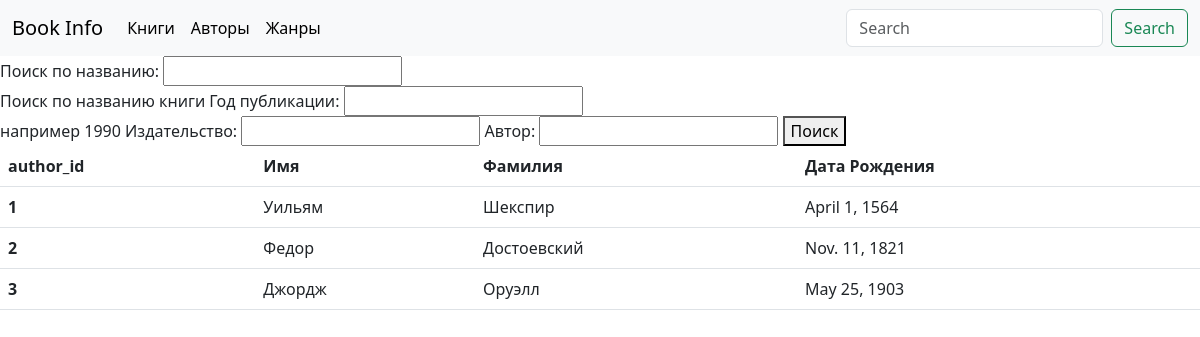
/search_author/, run on the app's committed database.
### book/models.py (models this page shows)
class Author(models.Model):
    author_id = models.AutoField(primary_key=True)
    name = models.CharField('Имя', max_length=255)
    surname = models.CharField('Фамилия', max_length=255)
    date_birth = models.DateField('Дата рождения', blank=True, null=True)
    slug = models.SlugField(max_length=255, unique=True, null=False, blank=False)
    def __str__(self):
        return (self.name + ' ' + self.surname)

### book/views.py (the view)
# urls.py: path('search_author/', views.SearchAuthor.as_view(), name='search_author'),
class SearchAuthor(TitleMixin, ListView):
    model = models.Author
    template_name = 'book/search_author.html'
    title = 'Список авторов'
    def get_queryset(self):
        title = self.request.GET.get('title')
        qs = models.Author.objects.all()
        if title:
            return qs.filter(title__icontains=title)
        print("Title:", title)
        return qs
    def get_context_data(self, **kwargs):
        context = super().get_context_data(**kwargs)
        context['form'] = forms.BookSearch(self.request.GET or None)
        print(context)
        return context

### book/forms.py (shortened to what this page needs)
class BookSearch(forms.Form):
    title = forms.CharField(label='Поиск по названию', required=False, help_text='Поиск по названию книги')
    year_publishing = forms.IntegerField(label='Год публикации', min_value= 0, required=False,  help_text='например 1990')
    publishing_house = forms.CharField(label='Издательство', required=False)
    author = forms.CharField(label='Автор', required=False)

### book/views.py (called while the page is built)
    def get_title(self):
        return self.title

    def get_context_data(self, **kwargs):
        context = super().get_context_data(**kwargs)
        context['title'] = self.get_title()
        return context

### book/templates/book/search_author.html (shortened to what this page needs)
{% extends 'book/base.html'%}
{% block content %}
    <form method="GET">
    {{ form }}
    <button type="submit">Поиск</button>
  </form>
 <table class="table">
  <thead>
    <tr>
      <th scope="col">author_id</th>
      <th scope="col">Имя</th>
      <th scope="col">Фамилия</th>
      <th scope="col">Дата Рождения</th>
    </tr>
  </thead>
  <tbody>
  {% for author in author_list %}
  <tr>
  <th scope="row">{{ author.author_id }}</th>
      <td>{{author.name}}</td>
      <td>{{author.surname}}</td>
      <td>{{author.date_birth}}</td>
    </tr>
  {% endfor %}
  </tbody>
</table>
  </body>
{% endblock %}

### data on the page
Author: author_id "1", name "Уильям", surname "Шекспир", date_birth "April 1, 1564"
Author: author_id "2", name "Федор", surname "Достоевский", date_birth "Nov. 11, 1821"
Author: author_id "3", name "Джордж", surname "Оруэлл", date_birth "May 25, 1903"
